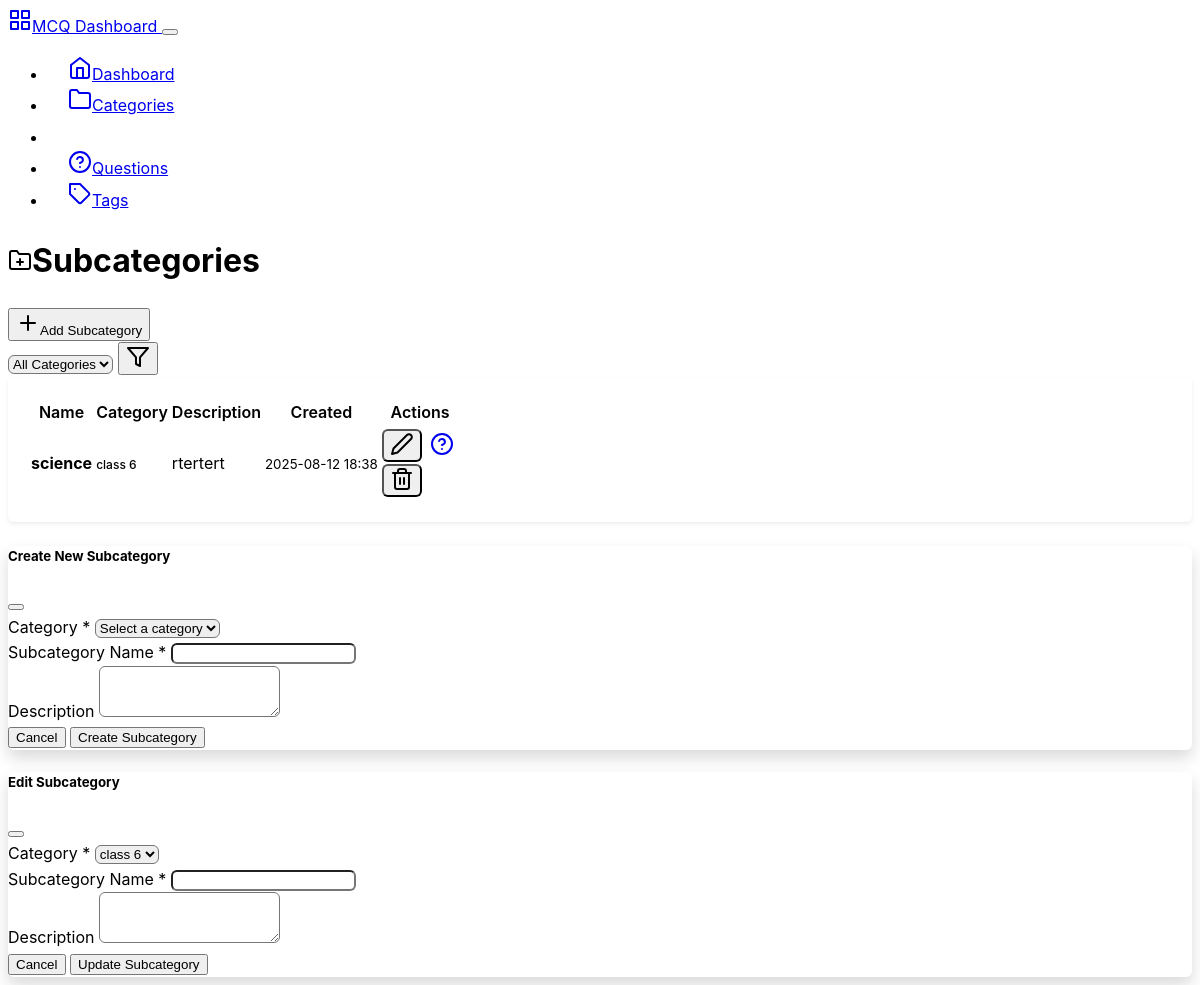
The app's page /backend/subcategories, older data.
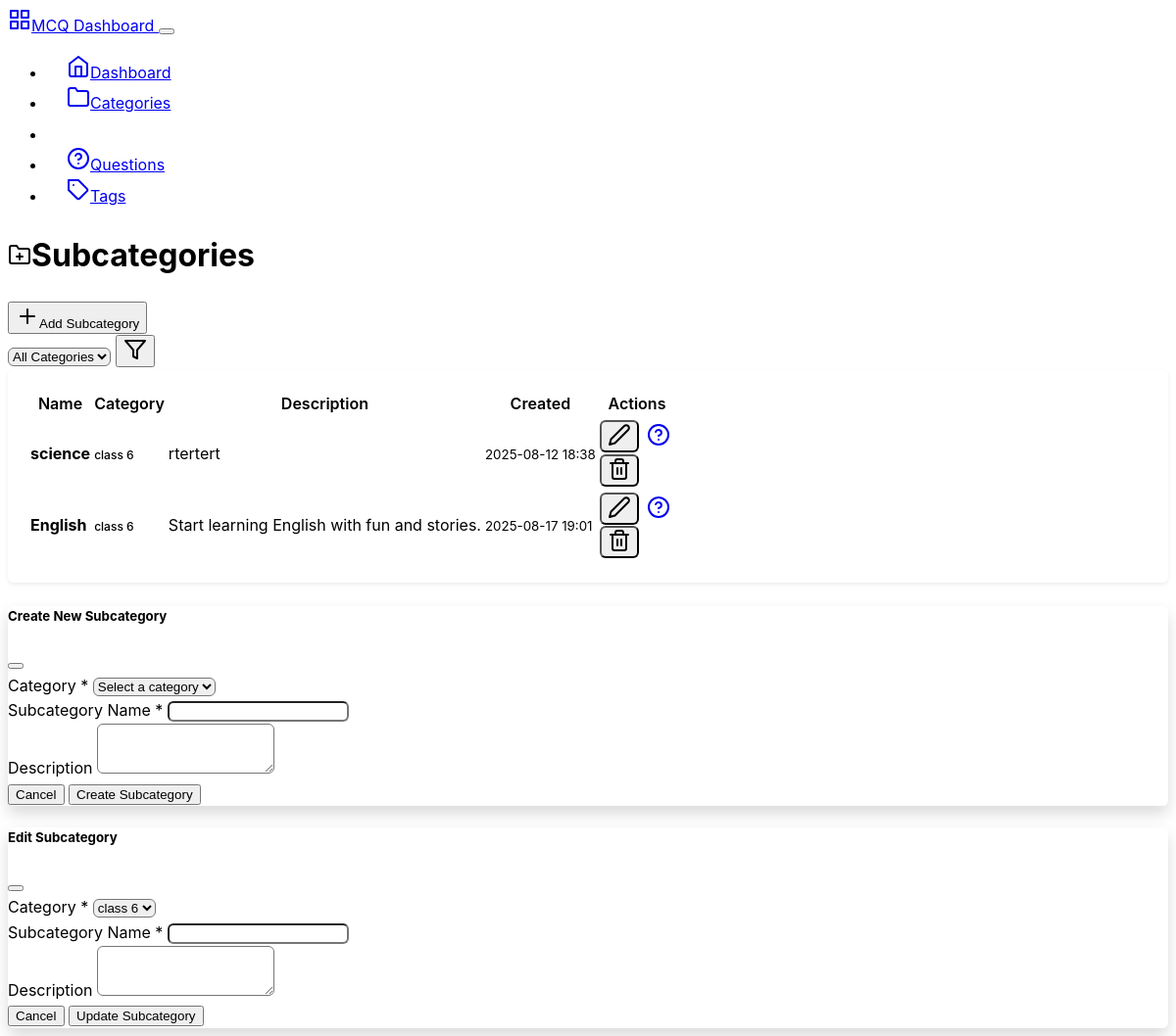
The same page, newer data.
### mcqbox/model.py (models this page shows, shortened)
class Subcategory(db.Model):
    id = db.Column(db.Integer, primary_key=True)
    name = db.Column(db.String(50), nullable=False)
    category_id = db.Column(db.Integer, db.ForeignKey('category.id'), nullable=False)
    category = db.relationship('Category', backref=db.backref('subcategories', lazy=True))
    description = db.Column(db.String(200), nullable=True)
    created_at = db.Column(db.DateTime, server_default=db.func.now())
    updated_at = db.Column(db.DateTime, server_default=db.func.now(), onupdate=db.func.now())

class Category(db.Model):
    id = db.Column(db.Integer, primary_key=True)
    name = db.Column(db.String(50), nullable=False, unique=True)
    description = db.Column(db.String(200), nullable=True)
    created_at = db.Column(db.DateTime, server_default=db.func.now())
    updated_at = db.Column(db.DateTime, server_default=db.func.now(), onupdate=db.func.now())

### mcqbox/backend/route.py (the view)
@app.route('/backend/subcategories')
def subcategories():
    category_id = request.args.get('category_id', type=int)
    categories_list = Category.query.all()
    if category_id:
        subcategories_list = Subcategory.query.filter_by(category_id=category_id).all()
        selected_category = Category.query.get(category_id)
    else:
        subcategories_list = Subcategory.query.all()
        selected_category = None
    return render_template('subcategories.html',
                         subcategories=subcategories_list,
                         categories=categories_list,
                         selected_category=selected_category)

### mcqbox/backend/templates/subcategories.html (shortened to what the changed rows need)
{% extends "base.html" %}
{% block content %}
<div class="row">
    <div class="col-12">
        <div class="d-flex justify-content-between align-items-center mb-4">
            <h1><i data-feather="folder-plus" class="me-2"></i>Subcategories</h1>
        </div>
    </div>
</div>
<div class="row">
    <div class="col-12">
        <div class="card">
            <div class="card-body">
                {% if subcategories %}
                    <div class="table-responsive">
                        <table class="table table-hover">
                            <thead>
                                <tr>
                                    <th>Name</th>
                                    <th>Category</th>
                                    <th>Description</th>
                                    <th>Created</th>
                                    <th class="text-end">Actions</th>
                                </tr>
                            </thead>
                            <tbody>
                                {% for subcategory in subcategories %}
                                <tr>
                                    <td>
                                        <strong>{{ subcategory.name }}</strong>
                                    </td>
                                    <td>
                                        <span class="badge bg-secondary">
                                            {{ subcategory.category.name if subcategory.category.name else 'Unknown' }}
                                        </span>
                                    </td>
                                    <td>
                                        <span class="text-muted">
                                            {{ subcategory.description if subcategory.description else 'No description' }}
                                        </span>
                                    </td>
                                    <td>
                                        <small class="text-muted">{{ subcategory.created_at.strftime('%Y-%m-%d %H:%M') }}</small>
                                    </td>
                                    <td class="text-end">
                                        <div class="btn-group" role="group">
                                            <button class="btn btn-sm btn-outline-secondary"
                                                    onclick="editSubcategory('{{ subcategory.id }}', '{{ subcategory.name }}', '{{ subcategory.description }}', {{ subcategory.category_id }})"
                                                    data-bs-toggle="modal" data-bs-target="#editSubcategoryModal">
                                                <i data-feather="edit-2"></i>
                                            </button>
                                            <a href="{{ url_for('questions', subcategory_id=subcategory.id) }}"
                                               class="btn btn-sm btn-outline-primary">
                                                <i data-feather="help-circle"></i>
                                            </a>
                                            <form method="POST" action="{{ url_for('delete_subcategory', subcategory_id=subcategory.id) }}"
                                                  class="d-inline" onsubmit="return confirm('Are you sure? This will delete all questions in this subcategory.')">
                                                <button type="submit" class="btn btn-sm btn-outline-danger">
                                                    <i data-feather="trash-2"></i>
                                                </button>
                                            </form>
                                        </div>
                                    </td>
                                </tr>
                                {% endfor %}
                            </tbody>
                        </table>
                    </div>
                {% endif %}
            </div>
        </div>
    </div>
</div>
{% endblock %}

Row changes from the older to the newer data that the page shows:
added Subcategory: name "English", category "class 6", description "Start learning English with fun and stories.", created_at "2025-08-17 19:01"
